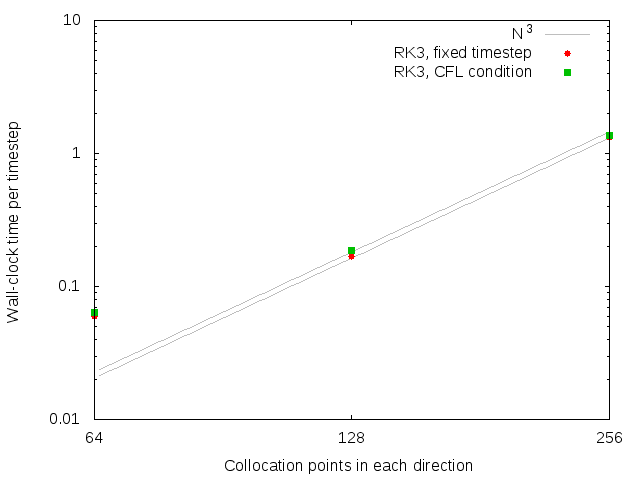

gnuplot code for this plot:
set terminal png size 640, 480
set output "cfl_timings.png"

set linestyle 1 ps 1 pt 7
set linestyle 2 ps 1 pt 5
set style line 3 lw 1 lt rgb "gray"

set xlabel "Collocation points in each direction"
set ylabel "Wall-clock time per timestep"
set logscale x
set logscale y

set xtics (8, 16, 32, 64, 128, 256)

plot (x > 64 ? 7.8e-8*x**3 : 1.0/0.0) w l ls 3 title "N^3" ,\
(x > 64 ? (7.8e-8*1.111)*x**3 : 1.0/0.0) w l ls 3 title "" ,\
"cfl_timings.dat" using 1:2 ls 1 w p title "RK3, fixed timestep",\
"cfl_timings.dat" using 1:3 ls 2 w p title "RK3, CFL condition"

unset output
